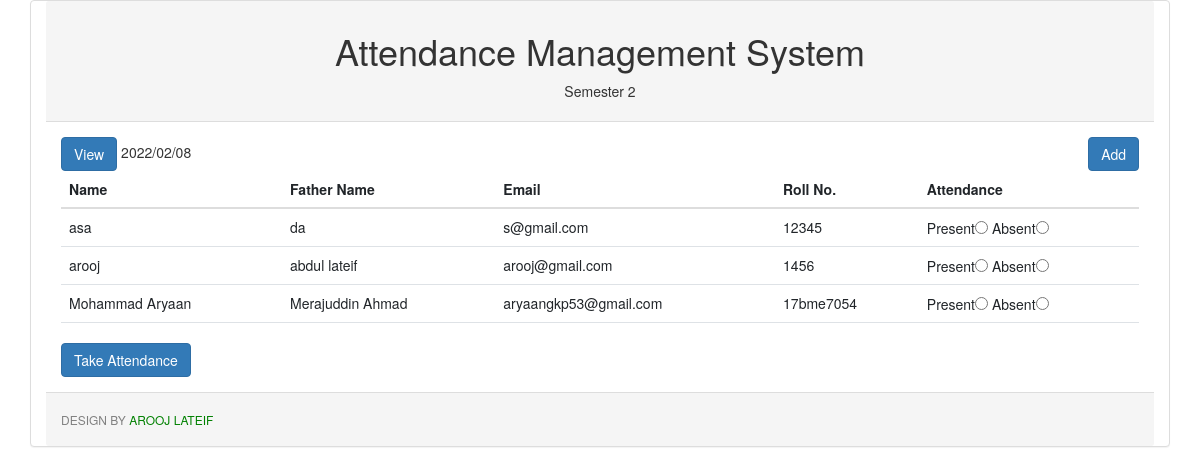
Screenshot of /index1.php with the database file from the repository.
### tables this page shows
CREATE TABLE `stud1` (
  `reg_id` int(11) NOT NULL,
  `name` varchar(50) NOT NULL,
  `fname` varchar(50) NOT NULL,
  `email` varchar(100) NOT NULL,
  `roll` varchar(10) NOT NULL
);

### index1.php (the view, shortened to what this page needs)
<?php include_once('connection.php'); ?>
<!DOCTYPE html>
<html lang="en">
<head>
 <link href="https://cdn.jsdelivr.net/npm/bootstrap@5.1.3/dist/css/bootstrap.min.css" rel="stylesheet">
<link rel="stylesheet" href="bootstrap/bootstrap.min.css">
  <link rel="stylesheet" href="https://maxcdn.bootstrapcdn.com/bootstrap/3.4.1/css/bootstrap.min.css">
</head>
<body>
 <div class="panel panel-default container">
  <div class="panel-heading">
    <h1 style="text-align : center">Attendance Management System</h1>
    <p style="text-align : center">Semester 2</p>
  </div>
  <div class="panel-body">
   <a href="view1.php" class="btn btn-primary">View</a>
   <?php echo date('Y/m/d') ?>
   <a href="add1.php" class="btn btn-primary pull-right" style="float:right">Add</a>
  <form method="post">
    <div class="table-responsive">
  <table class="table ">
   <thead>
   <tr>
    <th>Name</th>
    <th>Father Name</th>
    <th>Email</th>
    <th>Roll No.</th>
    <th>Attendance</th>
   </tr>
   </thead>
 <tbody>
 <?php
 $query = "select * from stud1";
 $result = $link->query($query);
 while($show = $result->fetch_assoc())
 {
?>
 <tr>
  <td><?php echo $show['name']; ?></td>
  <td><?php echo $show['fname']; ?></td>
  <td><?php echo $show['email']; ?></td>
  <td><?php echo $show['roll']; ?></td>
  <td>
   Present<input required type="radio" name="attendance1[<?php echo $show['reg_id']  ?>]" value="Present">
   Absent<input required type="radio" name="attendance1[<?php echo $show['reg_id']  ?>]" value="Absent" type="text">
  </td>
 </tr>
<?php } ?>
 </tbody>
  </table>
</div>
  <input type="submit" class="btn btn-primary" value="Take Attendance">
</form>
  </div>
  <div class="panel-footer">
   <h6 style="color:grey;text-transform:uppercase">Design by <span style="color:green"> Arooj Lateif </span></h6>
  </div>
 </div>
</body>
</html>

### rows the page displays
stud1: name "asa", fname "da", email "s@gmail.com", roll "12345"
stud1: name "arooj", fname "abdul lateif", email "arooj@gmail.com", roll "1456"
stud1: name "Mohammad Aryaan", fname "Merajuddin Ahmad", email "aryaangkp53@gmail.com", roll "17bme7054"
